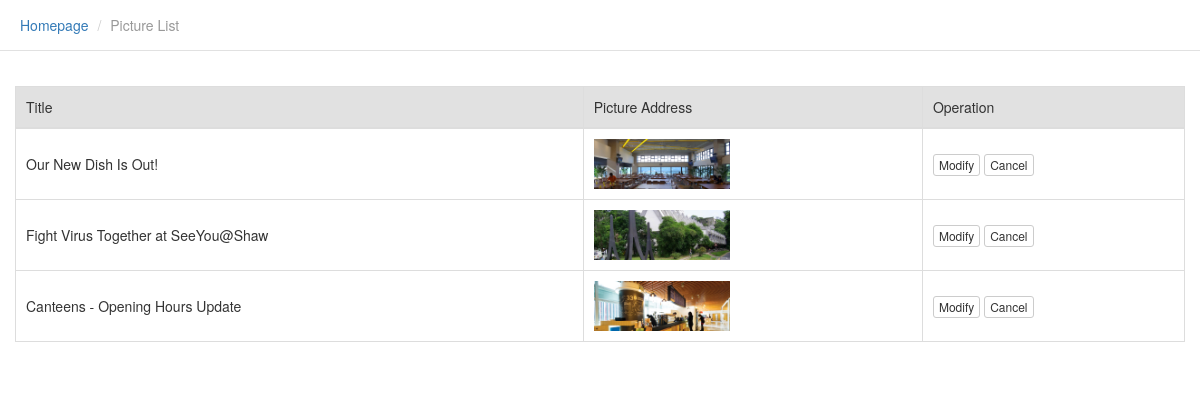
The app's page /admin/list_ads.php with its own data.
### tables this page shows
CREATE TABLE IF NOT EXISTS `ads` (
  `id` int(10) unsigned NOT NULL AUTO_INCREMENT COMMENT 'id',
  `title` varchar(50) NOT NULL COMMENT 'title',
  `link_url` varchar(255) NOT NULL DEFAULT '' COMMENT 'url',
  `thumb` varchar(255) NOT NULL DEFAULT '' COMMENT 'image path',
  `content` text COMMENT 'content',
  `status` tinyint(4) NOT NULL DEFAULT '1' COMMENT 'status',
  PRIMARY KEY (`id`)
);

### include/SqlHelper.class.php (called while the page is built, shortened)
<?php
    class SqlHelper{
      	public $conn;
      	public function __construct($dbhost,$dbname,$dbpassword,$dbuser){
            $this->host=$dbhost;
            $this->dbname=$dbname;
            $this->username=$dbuser;
            $this->password=$dbpassword;
      		$this->conn=mysql_connect($this->host,$this->username,$this->password);
      	}
      	public function execute_dql($sql){
      		$arr=array();
      		$res=mysql_query($sql,$this->conn) or die(mysql_error());
      		while($row=mysql_fetch_assoc($res)){
      			$arr[]=$row;
      		}
      		return $arr;
      	}
   }

### include/config.inc.php (called while the page is built, shortened)
<?php
require_once('SqlHelper.class.php');
$db = new SqlHelper('localhost','db','root','root');

### admin/list_ads.php (the view, shortened to what this page needs)
<?php
include('header.php');
require_once('../include/config.inc.php');
$sql='SELECT * FROM ads';
$data=$db->execute_dql($sql);
?>
<ul class="breadcrumb">
    <li><a href="#">Homepage</a></li>
    <li class="active">Picture List</li>
</ul>
<div class="panel-body">
    <div class="table-responsive">
        <table class="table table-bordered table-hover">
            <thead>
                <tr>
                    <td>Title</td>
                    <td>Picture Address</td>
                    <td>Operation</td>
                </tr>
            </thead>
            <tbody>
            <?php if(!empty($data)){foreach($data as $item){?>
                <tr>
                    <td><?php echo $item['title'];?></td>
                    <td>
                        <a target="_blank" href="<?php if(!empty($item['thumb'])){ echo '../'.$item['thumb'];}else{?>images/default.png<?php }?>"><img class="thumbContent" src="<?php if(!empty($item['thumb'])){ echo '../'.$item['thumb'];}else{?>images/default.png<?php }?>" />
                        </a>
                    </td>
                    <td>
                        <a class="btn btn-default btn-xs" target="_self" href="edit_ads.php?id=<?php echo $item['id'];?>">Modify</a>
                        <a class="btn btn-default btn-xs mybb" href="list_ads.php?id=<?php echo $item['id'];?>">Cancel</a>
                    </td>
                </tr>
            <?php }}else{?>
                <tr>
                    <td colspan='5' align="center"><span class="text-danger">There is currently no data</span></td>
                </tr>
            <?php }?>
            </tbody>
        </table>
    </div>
</div>
<?php include('footer.php');?>

### admin/css/common.css (style rules this page uses)
html { width: 100%; height: 100%; }
body { width: 100%; height: 100%; background-color: transparent; }
.breadcrumb { border-radius: 0; background-color: #fff; padding: 15px 20px; border-bottom: 1px solid #e1e1e1; }
.breadcrumb .active { color: #999; }
.panel-body { background-color: #fff; }
.table>thead>tr>td { background-color: #e1e1e1; }
.table>tbody>tr>td, .table>tbody>tr>th, .table>tfoot>tr>td, .table>tfoot>tr>th, .table>thead>tr>td, .table>thead>tr>th { vertical-align: middle; padding: 10px; }
.thumbContent { height: 50px; }

### records on screen
ads: title "Our New Dish Is Out!", thumb (picture)
ads: title "Fight Virus Together at SeeYou@Shaw", thumb (picture)
ads: title "Canteens - Opening Hours Update", thumb (picture)
